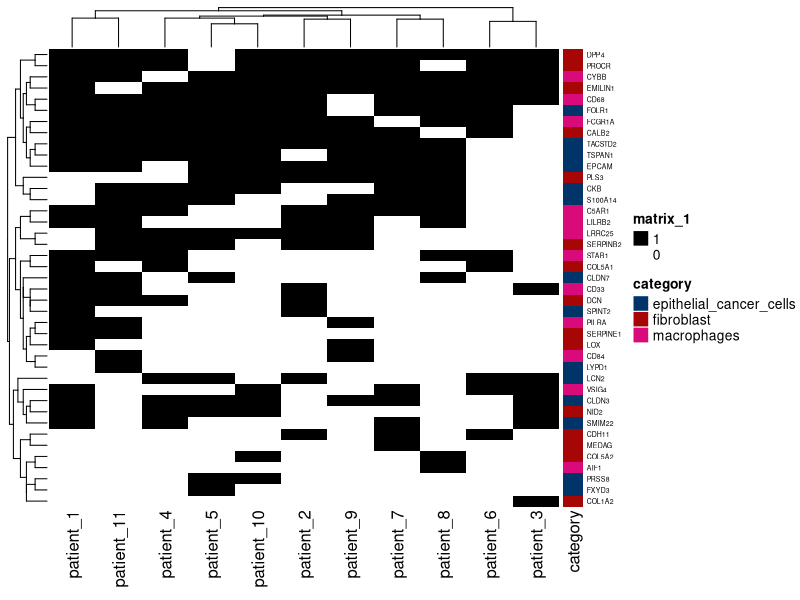
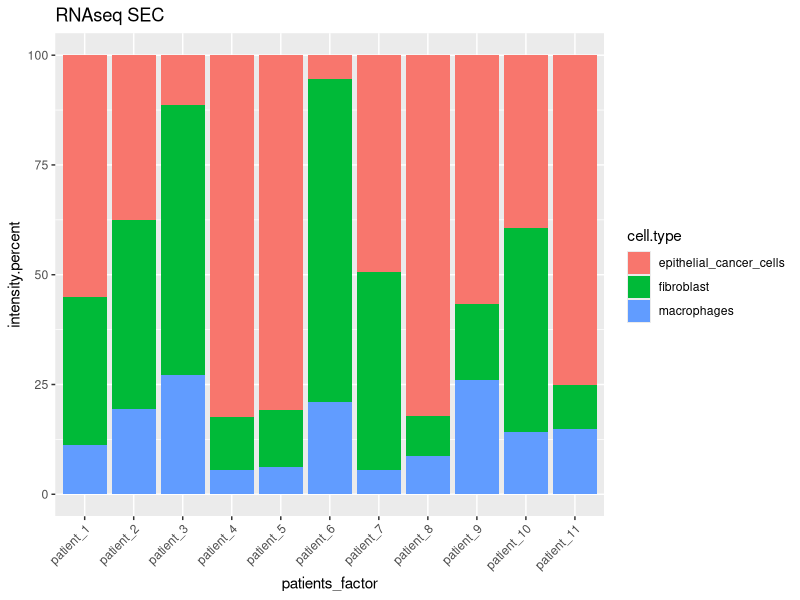
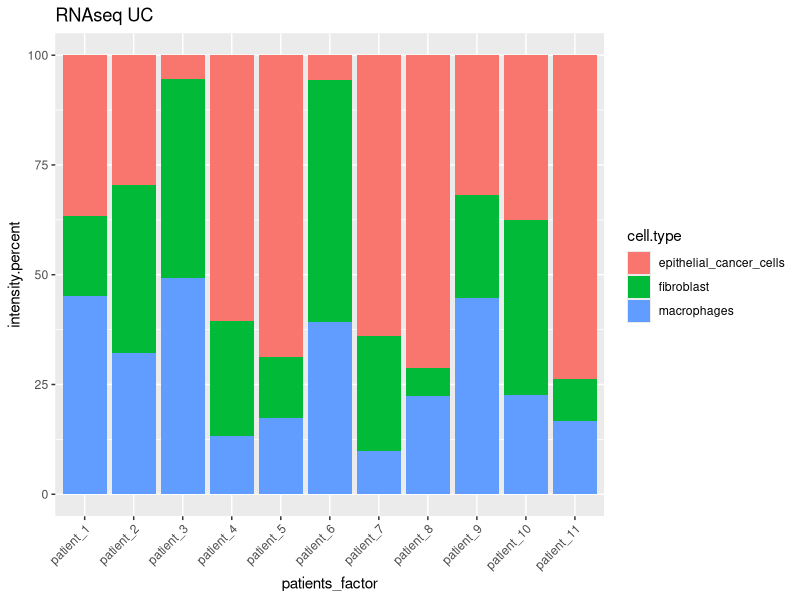

R code for these plots, in order:
################################################################################
##################### COMPARISON WITH IZAR II. #################################
################################################################################

# Libraries required:
library(here)
library(dplyr)
library(ComplexHeatmap)
library(tibble)
library(tidyr)
library(ggplot2)

# Create output directory
dir.create(here('outputs', '11_RNAseq-comparison_II'))

# Load the data:
RNAseq_markers <- read.csv(here('outputs', '02_data-cleaning', 'updated_Izar_cell_markers_updated.csv'))

# Filter just the subset of proteins defined by Izar:
RNAseq_markers <- RNAseq_markers[RNAseq_markers$Gene.Name %in% c("CLDN3", "FOLR1", "ELF3", "CLDN4", "EPCAM", "TACSTD2", "KRTCAP3", "MMP7", "CLDN7", "SOX17",
                                                                 "PRSS22", "C1orf186", "TSPAN1", "CKB", "S100A14", "LCN2", "SMIM22", "KLF5", "TMEM139",
                                                                 "FXYD3", "PRSS8", "IGF2", "LYNX1", "WNT7A", "SPINT2", "KCNK15", "LYPD1", "SCNN1A", "MEDAG",
                                                                 "FGF7", "COL1A1", "DCN", "SERPINE1", "COL1A2", "VCAM1", "EMILIN1", "NID2", "BDKRB1", "COL3A1",
                                                                 "RGS4", "CDH11", "POSTN", "GPC3", "COL5A1", "CCDC80", "COL5A2", "LOX", "PROCR", "CALB2", "SERPINB2",
                                                                 "TDO2", "FILIP1L", "COL8A1", "PTGER3", "DPP4", "PLS3", "AIF1", "MS4A4A", "MS4A6A", "LY86", "LRRC25",
                                                                 "PILRA", "STAB1", "VSIG4", "CD14", "CD68", "MS4A7", "SLCO2B1", "LILRB2", "CYBB", "ASGR1", "C5AR1",
                                                                 "CD84", "CSF1R", "FCGR1A", "CD163", "ADAP2", "C1QC", "IGSF6", "SLC11A1", "SCIMP", "CD33",
                                                                 "RP11-290F20.3", "FPR1"), ]

RNAseq_markers$X <- NULL
RNAseq_markers$cell.type[RNAseq_markers$cell.type == "CAFs"] <- "fibroblast"
patients <- read.csv(here('outputs', '06_methods-intersection', '06_upsetplot_background-table.csv')) # 2418 proteins present in >=1 S&U
patients$X <- NULL
data.filtered <- read.csv(here('outputs', '05_filter-out-B-samples', '05_data_filtered-out-B-samples.csv'))

# Plot binary heatmap for Izar markers present in our data
RNAseq_subset_binary <- left_join(patients, RNAseq_markers, by = c("value" = "Suggested.Symbol"))
RNAseq_subset_binary <- na.omit(RNAseq_subset_binary)

RNAseq_subset_binary_mat <- as.matrix(RNAseq_subset_binary[, 2:12])
rownames(RNAseq_subset_binary_mat) <-RNAseq_subset_binary$value

category <- factor(RNAseq_subset_binary$cell.type)

row_ha <- rowAnnotation(category = category)

svg(here('outputs', '11_RNAseq-comparison_II', '11_RNAseq_heatmap-binary.svg'))
#pdf(here('outputs', '11_RNAseq-comparison_II', '11_RNAseq-heatmap-binary.pdf'))
Heatmap(RNAseq_subset_binary_mat,  col = c("white", "black"),
        right_annotation = row_ha,
        row_names_gp = gpar(fontsize = 5))
dev.off()

# SEC barplots
SEC1 <- RNAseq_subset_binary_mat
SEC2 <- data.filtered[data.filtered$Suggested.Symbol %in% rownames(RNAseq_subset_binary_mat), ]

SEC2 <- SEC2 %>% select(-starts_with("U"), -X, -name, -ID)
rownames(SEC2) <- SEC2$Suggested.Symbol
SEC2$Suggested.Symbol <- NULL

SEC1 <- SEC1[order(row.names(SEC1)), ]
SEC2 <- SEC2[order(row.names(SEC2)), ]

SEC_final <- SEC1

for (i in 1:nrow(SEC_final)) {
  for (j in 1: ncol(SEC_final)){
    if (SEC_final[i,j] == 1) {
      SEC_final[i,j] <- SEC2[i,j]
    }
  }
}

SEC_long <- as.data.frame(SEC_final)
SEC_long <- left_join(rownames_to_column(SEC_long), RNAseq_subset_binary %>% select(value, cell.type), by = c("rowname" = "value"))
SEC_long <- pivot_longer(SEC_long, cols = patient_1:patient_11, names_to = 'patient', values_to = 'intensity')

svg(here('outputs', '11_RNAseq-comparison_II', '11_RNAseq_heatmap-SEC.svg'))
#pdf(here('outputs', '11_RNAseq-comparison_II', '11_RNAseq-heatmap-SEC.pdf'))
SEC_long %>%
  group_by(patient, cell.type) %>%
  mutate(mean.intensity = mean(intensity)) %>%
  ungroup() %>%
  group_by(patient) %>%
  mutate(intensity.percent = mean.intensity/sum(intensity)*100) %>%
  mutate(patients_factor = factor(patient, levels = c("patient_1", "patient_2", "patient_3", "patient_4",
                                                      "patient_5", "patient_6", "patient_7", "patient_8",
                                                      "patient_9", "patient_10", "patient_11"))) %>%
  ggplot(., aes(x = patients_factor, y = intensity.percent, fill = cell.type))+
  geom_bar(stat = "identity")  +
  theme(axis.text.x = element_text(angle = 45,  hjust=1))+
  labs(title = "RNAseq SEC")
dev.off()

# UC barplots

UC1 <- RNAseq_subset_binary_mat
UC2 <- data.filtered[data.filtered$Suggested.Symbol %in% rownames(RNAseq_subset_binary_mat), ]

UC2 <- UC2 %>% select(-c(S1, S2, S3, S4, S5, S6, S7, S8, S9, S10, S11), -X, -name, -ID)
rownames(UC2) <- UC2$Suggested.Symbol
UC2$Suggested.Symbol <- NULL

UC1 <- UC1[order(row.names(UC1)), ]
UC2 <- UC2[order(row.names(UC2)), ]

UC_final <- UC1

for (i in 1:nrow(UC_final)) {
  for (j in 1: ncol(UC_final)){
    if (UC_final[i,j] == 1) {
      UC_final[i,j] <- UC2[i,j]
    }
  }
}

UC_long <- as.data.frame(UC_final)
UC_long <- left_join(rownames_to_column(UC_long), RNAseq_subset_binary %>% select(value, cell.type), by = c("rowname" = "value"))
UC_long <- pivot_longer(UC_long, cols = patient_1:patient_11, names_to = 'patient', values_to = 'intensity')

# Save SEC and UC long dataframes
save(SEC_long, UC_long, file = here('outputs', '11_RNAseq-comparison_II', '11_SEC-UC-long-df.RData'))

svg(here('outputs', '11_RNAseq-comparison_II', '11_RNAseq_heatmap-UC.svg'))
#pdf(here('outputs', '11_RNAseq-comparison_II', '11_RNAseq-heatmap-UC.pdf'))
UC_long %>%
  group_by(patient, cell.type) %>%
  mutate(mean.intensity = mean(intensity)) %>%
  ungroup() %>%
  group_by(patient) %>%
  mutate(intensity.percent = mean.intensity/sum(intensity)*100) %>%
  mutate(patients_factor = factor(patient, levels = c("patient_1", "patient_2", "patient_3", "patient_4",
                                                      "patient_5", "patient_6", "patient_7", "patient_8",
                                                      "patient_9", "patient_10", "patient_11"))) %>%
  ggplot(., aes(x = patients_factor, y = intensity.percent, fill = cell.type))+
  geom_bar(stat = "identity")  +
  theme(axis.text.x = element_text(angle = 45,  hjust=1))+
  labs(title = "RNAseq UC")
dev.off()


# Create tables with percentages

SEC.df <- SEC_long %>%
  group_by(patient, cell.type) %>%
  mutate(mean.intensity = mean(intensity)) %>%
  ungroup() %>%
  group_by(patient) %>%
  mutate(intensity.percent = mean.intensity/sum(intensity)*100) %>%
  group_by(patient, cell.type) %>%
  summarise(sum.percent = sum(intensity.percent)) %>%
  pivot_wider(names_from = "patient", values_from = "sum.percent")

SEC.df <- SEC.df[, c(1,2, 5:12, 3,4)]

write.csv(SEC.df, here('outputs', '11_RNAseq-comparison_II', '11_RNAseq_heatmap-SEC_percent-table.csv'))

UC.df <- UC_long %>%
  group_by(patient, cell.type) %>%
  mutate(mean.intensity = mean(intensity)) %>%
  ungroup() %>%
  group_by(patient) %>%
  mutate(intensity.percent = mean.intensity/sum(intensity)*100) %>%
  group_by(patient, cell.type) %>%
  summarise(sum.percent = sum(intensity.percent)) %>%
  pivot_wider(names_from = "patient", values_from = "sum.percent")

UC.df <- UC.df[, c(1,2, 5:12, 3,4)]

write.csv(UC.df, here('outputs', '11_RNAseq-comparison_II', '11_RNAseq_heatmap-UC_percent-table.csv'))
